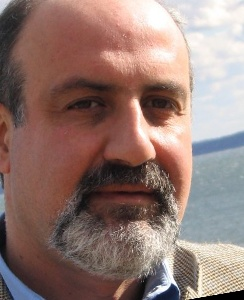
#> input picture CNN_eyeglasses/data/twitter/profile_pics/aligned/00.jpg, 244 x 300 px, found by its file name; its folder holds only this picture in this run
$ python save_twitter.py   (older library calls are emulated)
#> lines starting #> are read from the running program, lines starting #| are printed output that depends on the picture
import numpy as np
import random
import os
import matplotlib.pyplot as plt
import PIL.ImageOps
from PIL import Image


DIR = '/Users/rvg/Documents/springboard_ds/springboard_portfolio/CNN_eyeglasses/data/twitter/'
dim = 28
n_images = len(os.listdir(DIR + 'profile_pics/aligned/'))
# set up structure for storing image data
imageData = np.zeros((n_images,dim,dim), dtype=np.uint8)
# manually input
all_labels = [0, 1, 0, 0, 1, 0, 1, 0, 1, 1, 1, 1, 1, 1, 1, 0, 1, 1, 1, 0]
# set up array for image file names
all_image_names = []

# go through dataset, align image, convert image to grayscale, resize and save in separate data structure
i=0
for image_name in os.listdir(DIR + 'profile_pics/aligned/'):
	print(image_name)
	all_image_names.append(image_name)
	image = Image.open(DIR + 'profile_pics/aligned/' + image_name)
#> image is the input picture: PIL image 244x300 RGB; mean R, G, B 145.9, 121.3, 114.9
	image = image.convert('L') #convert into grayscale
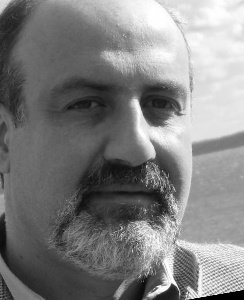
#> image: PIL image 244x300 L; min 0, max 255, mean 127.9
	image = image.resize((dim, dim), Image.BICUBIC) #resize into 28x28 dimension
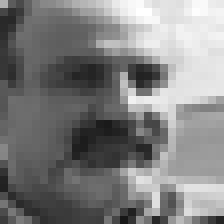
#> image: PIL image 28x28 L (shown 8 times larger); min 23, max 255, mean 128
	img_array = np.asarray(image)
	imageData[i,:,:] = img_array
	i += 1

# save twitter data with labels and images
all_labels = np.asarray(all_labels)
labels = np.zeros((len(all_labels),1), dtype=np.int)
labels[:,0] = all_labels
all_image_names = np.asarray(all_image_names)
print(all_image_names.shape)
print(all_labels.shape)
print(imageData.shape)
np.savez(DIR + "twitter_test_imgs.npz", imageNames=all_image_names, labels=labels, imageData=imageData)

$ run again, on CNN_eyeglasses/data/twitter/profile_pics/aligned/04.jpg
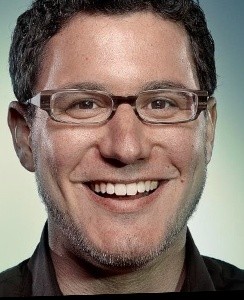
#> input picture CNN_eyeglasses/data/twitter/profile_pics/aligned/04.jpg, 244 x 300 px, found by its file name
#> image is the input picture: PIL image 244x300 RGB; mean R, G, B 133.6, 116.9, 106.5
#> `image = image.convert('L')`:
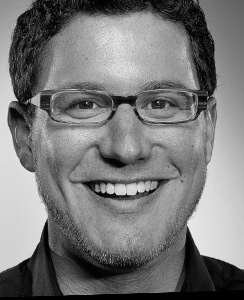
#> image: PIL image 244x300 L; min 0, max 241, mean 120.7
#> `image = image.resize((dim, dim), Image.BICUBIC)`:
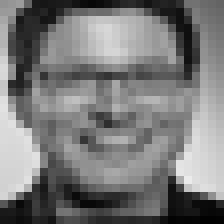
#> image: PIL image 28x28 L (shown 8 times larger); min 1, max 235, mean 120.9

$ run again, on CNN_eyeglasses/data/twitter/profile_pics/aligned/05.jpg
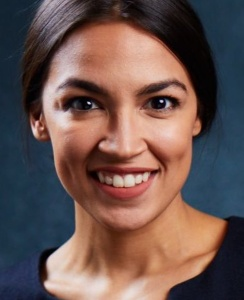
#> input picture CNN_eyeglasses/data/twitter/profile_pics/aligned/05.jpg, 244 x 300 px, found by its file name
#> image is the input picture: PIL image 244x300 RGB; mean R, G, B 106.9, 84.7, 80.4
#> `image = image.convert('L')`:
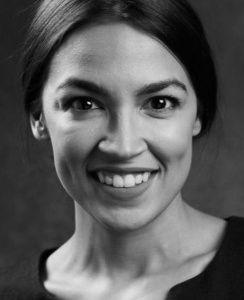
#> image: PIL image 244x300 L; min 0, max 225, mean 90.9
#> `image = image.resize((dim, dim), Image.BICUBIC)`:
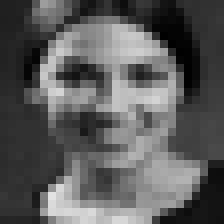
#> image: PIL image 28x28 L (shown 8 times larger); min 0, max 225, mean 90.9

$ run again, on CNN_eyeglasses/data/twitter/profile_pics/aligned/06.jpg
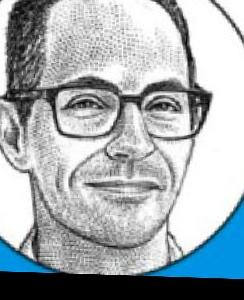
#> input picture CNN_eyeglasses/data/twitter/profile_pics/aligned/06.jpg, 244 x 300 px, found by its file name
#> image is the input picture: PIL image 244x300 RGB; mean R, G, B 165.4, 172.9, 176.9
#> `image = image.convert('L')`:
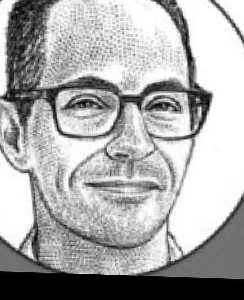
#> image: PIL image 244x300 L; min 0, max 255, mean 171.1
#> `image = image.resize((dim, dim), Image.BICUBIC)`:
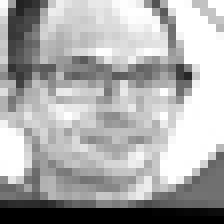
#> image: PIL image 28x28 L (shown 8 times larger); min 0, max 255, mean 171

$ run again, on CNN_eyeglasses/data/twitter/profile_pics/aligned/01.jpg
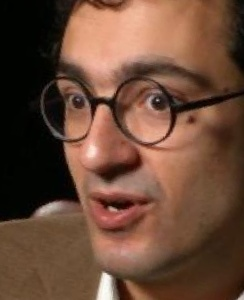
#> input picture CNN_eyeglasses/data/twitter/profile_pics/aligned/01.jpg, 244 x 300 px, found by its file name
#> image is the input picture: PIL image 244x300 RGB; mean R, G, B 106, 73.2, 55.5
#> `image = image.convert('L')`:
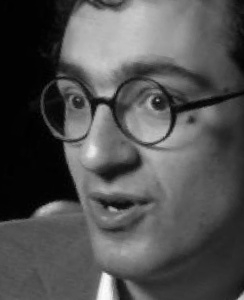
#> image: PIL image 244x300 L; min 0, max 253, mean 81
#> `image = image.resize((dim, dim), Image.BICUBIC)`:
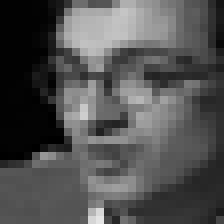
#> image: PIL image 28x28 L (shown 8 times larger); min 0, max 228, mean 81
